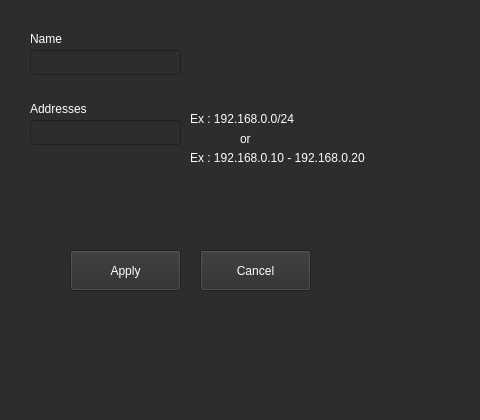
<?xml version="1.0" encoding="UTF-8"?>
<ui version="4.0">
 <class>PoolConfig</class>
 <widget class="QWidget" name="PoolConfig">
  <property name="geometry">
   <rect>
    <x>0</x>
    <y>0</y>
    <width>480</width>
    <height>420</height>
   </rect>
  </property>
  <property name="windowTitle">
   <string>Form</string>
  </property>
  <property name="styleSheet">
   <string notr="true">background-color: rgb(45, 45, 45);</string>
  </property>
  <widget class="QLabel" name="label">
   <property name="geometry">
    <rect>
     <x>30</x>
     <y>30</y>
     <width>61</width>
     <height>17</height>
    </rect>
   </property>
   <property name="palette">
    <palette>
     <active>
      <colorrole role="WindowText">
       <brush brushstyle="SolidPattern">
        <color alpha="255">
         <red>255</red>
         <green>255</green>
         <blue>255</blue>
        </color>
       </brush>
      </colorrole>
      <colorrole role="Button">
       <brush brushstyle="SolidPattern">
        <color alpha="255">
         <red>45</red>
         <green>45</green>
         <blue>45</blue>
        </color>
       </brush>
      </colorrole>
      <colorrole role="Text">
       <brush brushstyle="SolidPattern">
        <color alpha="255">
         <red>255</red>
         <green>255</green>
         <blue>255</blue>
        </color>
       </brush>
      </colorrole>
      <colorrole role="ButtonText">
       <brush brushstyle="SolidPattern">
        <color alpha="255">
         <red>255</red>
         <green>255</green>
         <blue>255</blue>
        </color>
       </brush>
      </colorrole>
      <colorrole role="Base">
       <brush brushstyle="SolidPattern">
        <color alpha="255">
         <red>45</red>
         <green>45</green>
         <blue>45</blue>
        </color>
       </brush>
      </colorrole>
      <colorrole role="Window">
       <brush brushstyle="SolidPattern">
        <color alpha="255">
         <red>45</red>
         <green>45</green>
         <blue>45</blue>
        </color>
       </brush>
      </colorrole>
     </active>
     <inactive>
      <colorrole role="WindowText">
       <brush brushstyle="SolidPattern">
        <color alpha="255">
         <red>255</red>
         <green>255</green>
         <blue>255</blue>
        </color>
       </brush>
      </colorrole>
      <colorrole role="Button">
       <brush brushstyle="SolidPattern">
        <color alpha="255">
         <red>45</red>
         <green>45</green>
         <blue>45</blue>
        </color>
       </brush>
      </colorrole>
      <colorrole role="Text">
       <brush brushstyle="SolidPattern">
        <color alpha="255">
         <red>255</red>
         <green>255</green>
         <blue>255</blue>
        </color>
       </brush>
      </colorrole>
      <colorrole role="ButtonText">
       <brush brushstyle="SolidPattern">
        <color alpha="255">
         <red>255</red>
         <green>255</green>
         <blue>255</blue>
        </color>
       </brush>
      </colorrole>
      <colorrole role="Base">
       <brush brushstyle="SolidPattern">
        <color alpha="255">
         <red>45</red>
         <green>45</green>
         <blue>45</blue>
        </color>
       </brush>
      </colorrole>
      <colorrole role="Window">
       <brush brushstyle="SolidPattern">
        <color alpha="255">
         <red>45</red>
         <green>45</green>
         <blue>45</blue>
        </color>
       </brush>
      </colorrole>
     </inactive>
     <disabled>
      <colorrole role="WindowText">
       <brush brushstyle="SolidPattern">
        <color alpha="255">
         <red>120</red>
         <green>120</green>
         <blue>120</blue>
        </color>
       </brush>
      </colorrole>
      <colorrole role="Button">
       <brush brushstyle="SolidPattern">
        <color alpha="255">
         <red>45</red>
         <green>45</green>
         <blue>45</blue>
        </color>
       </brush>
      </colorrole>
      <colorrole role="Text">
       <brush brushstyle="SolidPattern">
        <color alpha="255">
         <red>120</red>
         <green>120</green>
         <blue>120</blue>
        </color>
       </brush>
      </colorrole>
      <colorrole role="ButtonText">
       <brush brushstyle="SolidPattern">
        <color alpha="255">
         <red>120</red>
         <green>120</green>
         <blue>120</blue>
        </color>
       </brush>
      </colorrole>
      <colorrole role="Base">
       <brush brushstyle="SolidPattern">
        <color alpha="255">
         <red>45</red>
         <green>45</green>
         <blue>45</blue>
        </color>
       </brush>
      </colorrole>
      <colorrole role="Window">
       <brush brushstyle="SolidPattern">
        <color alpha="255">
         <red>45</red>
         <green>45</green>
         <blue>45</blue>
        </color>
       </brush>
      </colorrole>
     </disabled>
    </palette>
   </property>
   <property name="text">
    <string>Name</string>
   </property>
  </widget>
  <widget class="QLineEdit" name="line_name">
   <property name="enabled">
    <bool>true</bool>
   </property>
   <property name="geometry">
    <rect>
     <x>30</x>
     <y>50</y>
     <width>151</width>
     <height>25</height>
    </rect>
   </property>
   <property name="palette">
    <palette>
     <active>
      <colorrole role="WindowText">
       <brush brushstyle="SolidPattern">
        <color alpha="255">
         <red>255</red>
         <green>255</green>
         <blue>255</blue>
        </color>
       </brush>
      </colorrole>
      <colorrole role="Button">
       <brush brushstyle="SolidPattern">
        <color alpha="255">
         <red>45</red>
         <green>45</green>
         <blue>45</blue>
        </color>
       </brush>
      </colorrole>
      <colorrole role="Text">
       <brush brushstyle="SolidPattern">
        <color alpha="255">
         <red>255</red>
         <green>255</green>
         <blue>255</blue>
        </color>
       </brush>
      </colorrole>
      <colorrole role="ButtonText">
       <brush brushstyle="SolidPattern">
        <color alpha="255">
         <red>255</red>
         <green>255</green>
         <blue>255</blue>
        </color>
       </brush>
      </colorrole>
      <colorrole role="Base">
       <brush brushstyle="SolidPattern">
        <color alpha="255">
         <red>45</red>
         <green>45</green>
         <blue>45</blue>
        </color>
       </brush>
      </colorrole>
      <colorrole role="Window">
       <brush brushstyle="SolidPattern">
        <color alpha="255">
         <red>45</red>
         <green>45</green>
         <blue>45</blue>
        </color>
       </brush>
      </colorrole>
     </active>
     <inactive>
      <colorrole role="WindowText">
       <brush brushstyle="SolidPattern">
        <color alpha="255">
         <red>255</red>
         <green>255</green>
         <blue>255</blue>
        </color>
       </brush>
      </colorrole>
      <colorrole role="Button">
       <brush brushstyle="SolidPattern">
        <color alpha="255">
         <red>45</red>
         <green>45</green>
         <blue>45</blue>
        </color>
       </brush>
      </colorrole>
      <colorrole role="Text">
       <brush brushstyle="SolidPattern">
        <color alpha="255">
         <red>255</red>
         <green>255</green>
         <blue>255</blue>
        </color>
       </brush>
      </colorrole>
      <colorrole role="ButtonText">
       <brush brushstyle="SolidPattern">
        <color alpha="255">
         <red>255</red>
         <green>255</green>
         <blue>255</blue>
        </color>
       </brush>
      </colorrole>
      <colorrole role="Base">
       <brush brushstyle="SolidPattern">
        <color alpha="255">
         <red>45</red>
         <green>45</green>
         <blue>45</blue>
        </color>
       </brush>
      </colorrole>
      <colorrole role="Window">
       <brush brushstyle="SolidPattern">
        <color alpha="255">
         <red>45</red>
         <green>45</green>
         <blue>45</blue>
        </color>
       </brush>
      </colorrole>
     </inactive>
     <disabled>
      <colorrole role="WindowText">
       <brush brushstyle="SolidPattern">
        <color alpha="255">
         <red>120</red>
         <green>120</green>
         <blue>120</blue>
        </color>
       </brush>
      </colorrole>
      <colorrole role="Button">
       <brush brushstyle="SolidPattern">
        <color alpha="255">
         <red>45</red>
         <green>45</green>
         <blue>45</blue>
        </color>
       </brush>
      </colorrole>
      <colorrole role="Text">
       <brush brushstyle="SolidPattern">
        <color alpha="255">
         <red>120</red>
         <green>120</green>
         <blue>120</blue>
        </color>
       </brush>
      </colorrole>
      <colorrole role="ButtonText">
       <brush brushstyle="SolidPattern">
        <color alpha="255">
         <red>120</red>
         <green>120</green>
         <blue>120</blue>
        </color>
       </brush>
      </colorrole>
      <colorrole role="Base">
       <brush brushstyle="SolidPattern">
        <color alpha="255">
         <red>45</red>
         <green>45</green>
         <blue>45</blue>
        </color>
       </brush>
      </colorrole>
      <colorrole role="Window">
       <brush brushstyle="SolidPattern">
        <color alpha="255">
         <red>45</red>
         <green>45</green>
         <blue>45</blue>
        </color>
       </brush>
      </colorrole>
     </disabled>
    </palette>
   </property>
   <property name="mouseTracking">
    <bool>false</bool>
   </property>
   <property name="focusPolicy">
    <enum>Qt::ClickFocus</enum>
   </property>
  </widget>
  <widget class="QPushButton" name="btn_apply_pool">
   <property name="geometry">
    <rect>
     <x>70</x>
     <y>250</y>
     <width>111</width>
     <height>41</height>
    </rect>
   </property>
   <property name="palette">
    <palette>
     <active>
      <colorrole role="Button">
       <brush brushstyle="SolidPattern">
        <color alpha="255">
         <red>45</red>
         <green>45</green>
         <blue>45</blue>
        </color>
       </brush>
      </colorrole>
      <colorrole role="ButtonText">
       <brush brushstyle="SolidPattern">
        <color alpha="255">
         <red>255</red>
         <green>255</green>
         <blue>255</blue>
        </color>
       </brush>
      </colorrole>
      <colorrole role="Base">
       <brush brushstyle="SolidPattern">
        <color alpha="255">
         <red>45</red>
         <green>45</green>
         <blue>45</blue>
        </color>
       </brush>
      </colorrole>
      <colorrole role="Window">
       <brush brushstyle="SolidPattern">
        <color alpha="255">
         <red>45</red>
         <green>45</green>
         <blue>45</blue>
        </color>
       </brush>
      </colorrole>
     </active>
     <inactive>
      <colorrole role="Button">
       <brush brushstyle="SolidPattern">
        <color alpha="255">
         <red>45</red>
         <green>45</green>
         <blue>45</blue>
        </color>
       </brush>
      </colorrole>
      <colorrole role="ButtonText">
       <brush brushstyle="SolidPattern">
        <color alpha="255">
         <red>255</red>
         <green>255</green>
         <blue>255</blue>
        </color>
       </brush>
      </colorrole>
      <colorrole role="Base">
       <brush brushstyle="SolidPattern">
        <color alpha="255">
         <red>45</red>
         <green>45</green>
         <blue>45</blue>
        </color>
       </brush>
      </colorrole>
      <colorrole role="Window">
       <brush brushstyle="SolidPattern">
        <color alpha="255">
         <red>45</red>
         <green>45</green>
         <blue>45</blue>
        </color>
       </brush>
      </colorrole>
     </inactive>
     <disabled>
      <colorrole role="Button">
       <brush brushstyle="SolidPattern">
        <color alpha="255">
         <red>45</red>
         <green>45</green>
         <blue>45</blue>
        </color>
       </brush>
      </colorrole>
      <colorrole role="ButtonText">
       <brush brushstyle="SolidPattern">
        <color alpha="255">
         <red>120</red>
         <green>120</green>
         <blue>120</blue>
        </color>
       </brush>
      </colorrole>
      <colorrole role="Base">
       <brush brushstyle="SolidPattern">
        <color alpha="255">
         <red>45</red>
         <green>45</green>
         <blue>45</blue>
        </color>
       </brush>
      </colorrole>
      <colorrole role="Window">
       <brush brushstyle="SolidPattern">
        <color alpha="255">
         <red>45</red>
         <green>45</green>
         <blue>45</blue>
        </color>
       </brush>
      </colorrole>
     </disabled>
    </palette>
   </property>
   <property name="text">
    <string>Apply</string>
   </property>
  </widget>
  <widget class="QPushButton" name="btn_cancel_pool">
   <property name="geometry">
    <rect>
     <x>200</x>
     <y>250</y>
     <width>111</width>
     <height>41</height>
    </rect>
   </property>
   <property name="palette">
    <palette>
     <active>
      <colorrole role="Button">
       <brush brushstyle="SolidPattern">
        <color alpha="255">
         <red>45</red>
         <green>45</green>
         <blue>45</blue>
        </color>
       </brush>
      </colorrole>
      <colorrole role="ButtonText">
       <brush brushstyle="SolidPattern">
        <color alpha="255">
         <red>255</red>
         <green>255</green>
         <blue>255</blue>
        </color>
       </brush>
      </colorrole>
      <colorrole role="Base">
       <brush brushstyle="SolidPattern">
        <color alpha="255">
         <red>45</red>
         <green>45</green>
         <blue>45</blue>
        </color>
       </brush>
      </colorrole>
      <colorrole role="Window">
       <brush brushstyle="SolidPattern">
        <color alpha="255">
         <red>45</red>
         <green>45</green>
         <blue>45</blue>
        </color>
       </brush>
      </colorrole>
     </active>
     <inactive>
      <colorrole role="Button">
       <brush brushstyle="SolidPattern">
        <color alpha="255">
         <red>45</red>
         <green>45</green>
         <blue>45</blue>
        </color>
       </brush>
      </colorrole>
      <colorrole role="ButtonText">
       <brush brushstyle="SolidPattern">
        <color alpha="255">
         <red>255</red>
         <green>255</green>
         <blue>255</blue>
        </color>
       </brush>
      </colorrole>
      <colorrole role="Base">
       <brush brushstyle="SolidPattern">
        <color alpha="255">
         <red>45</red>
         <green>45</green>
         <blue>45</blue>
        </color>
       </brush>
      </colorrole>
      <colorrole role="Window">
       <brush brushstyle="SolidPattern">
        <color alpha="255">
         <red>45</red>
         <green>45</green>
         <blue>45</blue>
        </color>
       </brush>
      </colorrole>
     </inactive>
     <disabled>
      <colorrole role="Button">
       <brush brushstyle="SolidPattern">
        <color alpha="255">
         <red>45</red>
         <green>45</green>
         <blue>45</blue>
        </color>
       </brush>
      </colorrole>
      <colorrole role="ButtonText">
       <brush brushstyle="SolidPattern">
        <color alpha="255">
         <red>120</red>
         <green>120</green>
         <blue>120</blue>
        </color>
       </brush>
      </colorrole>
      <colorrole role="Base">
       <brush brushstyle="SolidPattern">
        <color alpha="255">
         <red>45</red>
         <green>45</green>
         <blue>45</blue>
        </color>
       </brush>
      </colorrole>
      <colorrole role="Window">
       <brush brushstyle="SolidPattern">
        <color alpha="255">
         <red>45</red>
         <green>45</green>
         <blue>45</blue>
        </color>
       </brush>
      </colorrole>
     </disabled>
    </palette>
   </property>
   <property name="text">
    <string>Cancel</string>
   </property>
  </widget>
  <widget class="QLabel" name="label_2">
   <property name="geometry">
    <rect>
     <x>30</x>
     <y>100</y>
     <width>61</width>
     <height>17</height>
    </rect>
   </property>
   <property name="palette">
    <palette>
     <active>
      <colorrole role="WindowText">
       <brush brushstyle="SolidPattern">
        <color alpha="255">
         <red>255</red>
         <green>255</green>
         <blue>255</blue>
        </color>
       </brush>
      </colorrole>
      <colorrole role="Button">
       <brush brushstyle="SolidPattern">
        <color alpha="255">
         <red>45</red>
         <green>45</green>
         <blue>45</blue>
        </color>
       </brush>
      </colorrole>
      <colorrole role="Text">
       <brush brushstyle="SolidPattern">
        <color alpha="255">
         <red>255</red>
         <green>255</green>
         <blue>255</blue>
        </color>
       </brush>
      </colorrole>
      <colorrole role="ButtonText">
       <brush brushstyle="SolidPattern">
        <color alpha="255">
         <red>255</red>
         <green>255</green>
         <blue>255</blue>
        </color>
       </brush>
      </colorrole>
      <colorrole role="Base">
       <brush brushstyle="SolidPattern">
        <color alpha="255">
         <red>45</red>
         <green>45</green>
         <blue>45</blue>
        </color>
       </brush>
      </colorrole>
      <colorrole role="Window">
       <brush brushstyle="SolidPattern">
        <color alpha="255">
         <red>45</red>
         <green>45</green>
         <blue>45</blue>
        </color>
       </brush>
      </colorrole>
     </active>
     <inactive>
      <colorrole role="WindowText">
       <brush brushstyle="SolidPattern">
        <color alpha="255">
         <red>255</red>
         <green>255</green>
         <blue>255</blue>
        </color>
       </brush>
      </colorrole>
      <colorrole role="Button">
       <brush brushstyle="SolidPattern">
        <color alpha="255">
         <red>45</red>
         <green>45</green>
         <blue>45</blue>
        </color>
       </brush>
      </colorrole>
      <colorrole role="Text">
       <brush brushstyle="SolidPattern">
        <color alpha="255">
         <red>255</red>
         <green>255</green>
         <blue>255</blue>
        </color>
       </brush>
      </colorrole>
      <colorrole role="ButtonText">
       <brush brushstyle="SolidPattern">
        <color alpha="255">
         <red>255</red>
         <green>255</green>
         <blue>255</blue>
        </color>
       </brush>
      </colorrole>
      <colorrole role="Base">
       <brush brushstyle="SolidPattern">
        <color alpha="255">
         <red>45</red>
         <green>45</green>
         <blue>45</blue>
        </color>
       </brush>
      </colorrole>
      <colorrole role="Window">
       <brush brushstyle="SolidPattern">
        <color alpha="255">
         <red>45</red>
         <green>45</green>
         <blue>45</blue>
        </color>
       </brush>
      </colorrole>
     </inactive>
     <disabled>
      <colorrole role="WindowText">
       <brush brushstyle="SolidPattern">
        <color alpha="255">
         <red>120</red>
         <green>120</green>
         <blue>120</blue>
        </color>
       </brush>
      </colorrole>
      <colorrole role="Button">
       <brush brushstyle="SolidPattern">
        <color alpha="255">
         <red>45</red>
         <green>45</green>
         <blue>45</blue>
        </color>
       </brush>
      </colorrole>
      <colorrole role="Text">
       <brush brushstyle="SolidPattern">
        <color alpha="255">
         <red>120</red>
         <green>120</green>
         <blue>120</blue>
        </color>
       </brush>
      </colorrole>
      <colorrole role="ButtonText">
       <brush brushstyle="SolidPattern">
        <color alpha="255">
         <red>120</red>
         <green>120</green>
         <blue>120</blue>
        </color>
       </brush>
      </colorrole>
      <colorrole role="Base">
       <brush brushstyle="SolidPattern">
        <color alpha="255">
         <red>45</red>
         <green>45</green>
         <blue>45</blue>
        </color>
       </brush>
      </colorrole>
      <colorrole role="Window">
       <brush brushstyle="SolidPattern">
        <color alpha="255">
         <red>45</red>
         <green>45</green>
         <blue>45</blue>
        </color>
       </brush>
      </colorrole>
     </disabled>
    </palette>
   </property>
   <property name="text">
    <string>Addresses</string>
   </property>
  </widget>
  <widget class="QLineEdit" name="line_addresses">
   <property name="enabled">
    <bool>true</bool>
   </property>
   <property name="geometry">
    <rect>
     <x>30</x>
     <y>120</y>
     <width>151</width>
     <height>25</height>
    </rect>
   </property>
   <property name="palette">
    <palette>
     <active>
      <colorrole role="WindowText">
       <brush brushstyle="SolidPattern">
        <color alpha="255">
         <red>255</red>
         <green>255</green>
         <blue>255</blue>
        </color>
       </brush>
      </colorrole>
      <colorrole role="Button">
       <brush brushstyle="SolidPattern">
        <color alpha="255">
         <red>45</red>
         <green>45</green>
         <blue>45</blue>
        </color>
       </brush>
      </colorrole>
      <colorrole role="Text">
       <brush brushstyle="SolidPattern">
        <color alpha="255">
         <red>255</red>
         <green>255</green>
         <blue>255</blue>
        </color>
       </brush>
      </colorrole>
      <colorrole role="ButtonText">
       <brush brushstyle="SolidPattern">
        <color alpha="255">
         <red>255</red>
         <green>255</green>
         <blue>255</blue>
        </color>
       </brush>
      </colorrole>
      <colorrole role="Base">
       <brush brushstyle="SolidPattern">
        <color alpha="255">
         <red>45</red>
         <green>45</green>
         <blue>45</blue>
        </color>
       </brush>
      </colorrole>
      <colorrole role="Window">
       <brush brushstyle="SolidPattern">
        <color alpha="255">
         <red>45</red>
         <green>45</green>
         <blue>45</blue>
        </color>
       </brush>
      </colorrole>
     </active>
     <inactive>
      <colorrole role="WindowText">
       <brush brushstyle="SolidPattern">
        <color alpha="255">
         <red>255</red>
         <green>255</green>
         <blue>255</blue>
        </color>
       </brush>
      </colorrole>
      <colorrole role="Button">
       <brush brushstyle="SolidPattern">
        <color alpha="255">
         <red>45</red>
         <green>45</green>
         <blue>45</blue>
        </color>
       </brush>
      </colorrole>
      <colorrole role="Text">
       <brush brushstyle="SolidPattern">
        <color alpha="255">
         <red>255</red>
         <green>255</green>
         <blue>255</blue>
        </color>
       </brush>
      </colorrole>
      <colorrole role="ButtonText">
       <brush brushstyle="SolidPattern">
        <color alpha="255">
         <red>255</red>
         <green>255</green>
         <blue>255</blue>
        </color>
       </brush>
      </colorrole>
      <colorrole role="Base">
       <brush brushstyle="SolidPattern">
        <color alpha="255">
         <red>45</red>
         <green>45</green>
         <blue>45</blue>
        </color>
       </brush>
      </colorrole>
      <colorrole role="Window">
       <brush brushstyle="SolidPattern">
        <color alpha="255">
         <red>45</red>
         <green>45</green>
         <blue>45</blue>
        </color>
       </brush>
      </colorrole>
     </inactive>
     <disabled>
      <colorrole role="WindowText">
       <brush brushstyle="SolidPattern">
        <color alpha="255">
         <red>120</red>
         <green>120</green>
         <blue>120</blue>
        </color>
       </brush>
      </colorrole>
      <colorrole role="Button">
       <brush brushstyle="SolidPattern">
        <color alpha="255">
         <red>45</red>
         <green>45</green>
         <blue>45</blue>
        </color>
       </brush>
      </colorrole>
      <colorrole role="Text">
       <brush brushstyle="SolidPattern">
        <color alpha="255">
         <red>120</red>
         <green>120</green>
         <blue>120</blue>
        </color>
       </brush>
      </colorrole>
      <colorrole role="ButtonText">
       <brush brushstyle="SolidPattern">
        <color alpha="255">
         <red>120</red>
         <green>120</green>
         <blue>120</blue>
        </color>
       </brush>
      </colorrole>
      <colorrole role="Base">
       <brush brushstyle="SolidPattern">
        <color alpha="255">
         <red>45</red>
         <green>45</green>
         <blue>45</blue>
        </color>
       </brush>
      </colorrole>
      <colorrole role="Window">
       <brush brushstyle="SolidPattern">
        <color alpha="255">
         <red>45</red>
         <green>45</green>
         <blue>45</blue>
        </color>
       </brush>
      </colorrole>
     </disabled>
    </palette>
   </property>
   <property name="mouseTracking">
    <bool>false</bool>
   </property>
   <property name="focusPolicy">
    <enum>Qt::ClickFocus</enum>
   </property>
  </widget>
  <widget class="QLabel" name="label_3">
   <property name="geometry">
    <rect>
     <x>190</x>
     <y>110</y>
     <width>121</width>
     <height>17</height>
    </rect>
   </property>
   <property name="palette">
    <palette>
     <active>
      <colorrole role="WindowText">
       <brush brushstyle="SolidPattern">
        <color alpha="255">
         <red>255</red>
         <green>255</green>
         <blue>255</blue>
        </color>
       </brush>
      </colorrole>
      <colorrole role="Button">
       <brush brushstyle="SolidPattern">
        <color alpha="255">
         <red>45</red>
         <green>45</green>
         <blue>45</blue>
        </color>
       </brush>
      </colorrole>
      <colorrole role="Text">
       <brush brushstyle="SolidPattern">
        <color alpha="255">
         <red>255</red>
         <green>255</green>
         <blue>255</blue>
        </color>
       </brush>
      </colorrole>
      <colorrole role="ButtonText">
       <brush brushstyle="SolidPattern">
        <color alpha="255">
         <red>255</red>
         <green>255</green>
         <blue>255</blue>
        </color>
       </brush>
      </colorrole>
      <colorrole role="Base">
       <brush brushstyle="SolidPattern">
        <color alpha="255">
         <red>45</red>
         <green>45</green>
         <blue>45</blue>
        </color>
       </brush>
      </colorrole>
      <colorrole role="Window">
       <brush brushstyle="SolidPattern">
        <color alpha="255">
         <red>45</red>
         <green>45</green>
         <blue>45</blue>
        </color>
       </brush>
      </colorrole>
     </active>
     <inactive>
      <colorrole role="WindowText">
       <brush brushstyle="SolidPattern">
        <color alpha="255">
         <red>255</red>
         <green>255</green>
         <blue>255</blue>
        </color>
       </brush>
      </colorrole>
      <colorrole role="Button">
       <brush brushstyle="SolidPattern">
        <color alpha="255">
         <red>45</red>
         <green>45</green>
         <blue>45</blue>
        </color>
       </brush>
      </colorrole>
      <colorrole role="Text">
       <brush brushstyle="SolidPattern">
        <color alpha="255">
         <red>255</red>
         <green>255</green>
         <blue>255</blue>
        </color>
       </brush>
      </colorrole>
      <colorrole role="ButtonText">
       <brush brushstyle="SolidPattern">
        <color alpha="255">
         <red>255</red>
         <green>255</green>
         <blue>255</blue>
        </color>
       </brush>
      </colorrole>
      <colorrole role="Base">
       <brush brushstyle="SolidPattern">
        <color alpha="255">
         <red>45</red>
         <green>45</green>
         <blue>45</blue>
        </color>
       </brush>
      </colorrole>
      <colorrole role="Window">
       <brush brushstyle="SolidPattern">
        <color alpha="255">
         <red>45</red>
         <green>45</green>
         <blue>45</blue>
        </color>
       </brush>
      </colorrole>
     </inactive>
     <disabled>
      <colorrole role="WindowText">
       <brush brushstyle="SolidPattern">
        <color alpha="255">
         <red>120</red>
         <green>120</green>
         <blue>120</blue>
        </color>
       </brush>
      </colorrole>
      <colorrole role="Button">
       <brush brushstyle="SolidPattern">
        <color alpha="255">
         <red>45</red>
         <green>45</green>
         <blue>45</blue>
        </color>
       </brush>
      </colorrole>
      <colorrole role="Text">
       <brush brushstyle="SolidPattern">
        <color alpha="255">
         <red>120</red>
         <green>120</green>
         <blue>120</blue>
        </color>
       </brush>
      </colorrole>
      <colorrole role="ButtonText">
       <brush brushstyle="SolidPattern">
        <color alpha="255">
         <red>120</red>
         <green>120</green>
         <blue>120</blue>
        </color>
       </brush>
      </colorrole>
      <colorrole role="Base">
       <brush brushstyle="SolidPattern">
        <color alpha="255">
         <red>45</red>
         <green>45</green>
         <blue>45</blue>
        </color>
       </brush>
      </colorrole>
      <colorrole role="Window">
       <brush brushstyle="SolidPattern">
        <color alpha="255">
         <red>45</red>
         <green>45</green>
         <blue>45</blue>
        </color>
       </brush>
      </colorrole>
     </disabled>
    </palette>
   </property>
   <property name="text">
    <string>Ex : 192.168.0.0/24</string>
   </property>
  </widget>
  <widget class="QLabel" name="label_4">
   <property name="geometry">
    <rect>
     <x>190</x>
     <y>150</y>
     <width>191</width>
     <height>16</height>
    </rect>
   </property>
   <property name="palette">
    <palette>
     <active>
      <colorrole role="WindowText">
       <brush brushstyle="SolidPattern">
        <color alpha="255">
         <red>255</red>
         <green>255</green>
         <blue>255</blue>
        </color>
       </brush>
      </colorrole>
      <colorrole role="Button">
       <brush brushstyle="SolidPattern">
        <color alpha="255">
         <red>45</red>
         <green>45</green>
         <blue>45</blue>
        </color>
       </brush>
      </colorrole>
      <colorrole role="Text">
       <brush brushstyle="SolidPattern">
        <color alpha="255">
         <red>255</red>
         <green>255</green>
         <blue>255</blue>
        </color>
       </brush>
      </colorrole>
      <colorrole role="ButtonText">
       <brush brushstyle="SolidPattern">
        <color alpha="255">
         <red>255</red>
         <green>255</green>
         <blue>255</blue>
        </color>
       </brush>
      </colorrole>
      <colorrole role="Base">
       <brush brushstyle="SolidPattern">
        <color alpha="255">
         <red>45</red>
         <green>45</green>
         <blue>45</blue>
        </color>
       </brush>
      </colorrole>
      <colorrole role="Window">
       <brush brushstyle="SolidPattern">
        <color alpha="255">
         <red>45</red>
         <green>45</green>
         <blue>45</blue>
        </color>
       </brush>
      </colorrole>
     </active>
     <inactive>
      <colorrole role="WindowText">
       <brush brushstyle="SolidPattern">
        <color alpha="255">
         <red>255</red>
         <green>255</green>
         <blue>255</blue>
        </color>
       </brush>
      </colorrole>
      <colorrole role="Button">
       <brush brushstyle="SolidPattern">
        <color alpha="255">
         <red>45</red>
         <green>45</green>
         <blue>45</blue>
        </color>
       </brush>
      </colorrole>
      <colorrole role="Text">
       <brush brushstyle="SolidPattern">
        <color alpha="255">
         <red>255</red>
         <green>255</green>
         <blue>255</blue>
        </color>
       </brush>
      </colorrole>
      <colorrole role="ButtonText">
       <brush brushstyle="SolidPattern">
        <color alpha="255">
         <red>255</red>
         <green>255</green>
         <blue>255</blue>
        </color>
       </brush>
      </colorrole>
      <colorrole role="Base">
       <brush brushstyle="SolidPattern">
        <color alpha="255">
         <red>45</red>
         <green>45</green>
         <blue>45</blue>
        </color>
       </brush>
      </colorrole>
      <colorrole role="Window">
       <brush brushstyle="SolidPattern">
        <color alpha="255">
         <red>45</red>
         <green>45</green>
         <blue>45</blue>
        </color>
       </brush>
      </colorrole>
     </inactive>
     <disabled>
      <colorrole role="WindowText">
       <brush brushstyle="SolidPattern">
        <color alpha="255">
         <red>120</red>
         <green>120</green>
         <blue>120</blue>
        </color>
       </brush>
      </colorrole>
      <colorrole role="Button">
       <brush brushstyle="SolidPattern">
        <color alpha="255">
         <red>45</red>
         <green>45</green>
         <blue>45</blue>
        </color>
       </brush>
      </colorrole>
      <colorrole role="Text">
       <brush brushstyle="SolidPattern">
        <color alpha="255">
         <red>120</red>
         <green>120</green>
         <blue>120</blue>
        </color>
       </brush>
      </colorrole>
      <colorrole role="ButtonText">
       <brush brushstyle="SolidPattern">
        <color alpha="255">
         <red>120</red>
         <green>120</green>
         <blue>120</blue>
        </color>
       </brush>
      </colorrole>
      <colorrole role="Base">
       <brush brushstyle="SolidPattern">
        <color alpha="255">
         <red>45</red>
         <green>45</green>
         <blue>45</blue>
        </color>
       </brush>
      </colorrole>
      <colorrole role="Window">
       <brush brushstyle="SolidPattern">
        <color alpha="255">
         <red>45</red>
         <green>45</green>
         <blue>45</blue>
        </color>
       </brush>
      </colorrole>
     </disabled>
    </palette>
   </property>
   <property name="text">
    <string>Ex : 192.168.0.10 - 192.168.0.20</string>
   </property>
  </widget>
  <widget class="QLabel" name="label_5">
   <property name="geometry">
    <rect>
     <x>240</x>
     <y>130</y>
     <width>16</width>
     <height>17</height>
    </rect>
   </property>
   <property name="palette">
    <palette>
     <active>
      <colorrole role="WindowText">
       <brush brushstyle="SolidPattern">
        <color alpha="255">
         <red>255</red>
         <green>255</green>
         <blue>255</blue>
        </color>
       </brush>
      </colorrole>
      <colorrole role="Button">
       <brush brushstyle="SolidPattern">
        <color alpha="255">
         <red>45</red>
         <green>45</green>
         <blue>45</blue>
        </color>
       </brush>
      </colorrole>
      <colorrole role="Text">
       <brush brushstyle="SolidPattern">
        <color alpha="255">
         <red>255</red>
         <green>255</green>
         <blue>255</blue>
        </color>
       </brush>
      </colorrole>
      <colorrole role="ButtonText">
       <brush brushstyle="SolidPattern">
        <color alpha="255">
         <red>255</red>
         <green>255</green>
         <blue>255</blue>
        </color>
       </brush>
      </colorrole>
      <colorrole role="Base">
       <brush brushstyle="SolidPattern">
        <color alpha="255">
         <red>45</red>
         <green>45</green>
         <blue>45</blue>
        </color>
       </brush>
      </colorrole>
      <colorrole role="Window">
       <brush brushstyle="SolidPattern">
        <color alpha="255">
         <red>45</red>
         <green>45</green>
         <blue>45</blue>
        </color>
       </brush>
      </colorrole>
     </active>
     <inactive>
      <colorrole role="WindowText">
       <brush brushstyle="SolidPattern">
        <color alpha="255">
         <red>255</red>
         <green>255</green>
         <blue>255</blue>
        </color>
       </brush>
      </colorrole>
      <colorrole role="Button">
       <brush brushstyle="SolidPattern">
        <color alpha="255">
         <red>45</red>
         <green>45</green>
         <blue>45</blue>
        </color>
       </brush>
      </colorrole>
      <colorrole role="Text">
       <brush brushstyle="SolidPattern">
        <color alpha="255">
         <red>255</red>
         <green>255</green>
         <blue>255</blue>
        </color>
       </brush>
      </colorrole>
      <colorrole role="ButtonText">
       <brush brushstyle="SolidPattern">
        <color alpha="255">
         <red>255</red>
         <green>255</green>
         <blue>255</blue>
        </color>
       </brush>
      </colorrole>
      <colorrole role="Base">
       <brush brushstyle="SolidPattern">
        <color alpha="255">
         <red>45</red>
         <green>45</green>
         <blue>45</blue>
        </color>
       </brush>
      </colorrole>
      <colorrole role="Window">
       <brush brushstyle="SolidPattern">
        <color alpha="255">
         <red>45</red>
         <green>45</green>
         <blue>45</blue>
        </color>
       </brush>
      </colorrole>
     </inactive>
     <disabled>
      <colorrole role="WindowText">
       <brush brushstyle="SolidPattern">
        <color alpha="255">
         <red>120</red>
         <green>120</green>
         <blue>120</blue>
        </color>
       </brush>
      </colorrole>
      <colorrole role="Button">
       <brush brushstyle="SolidPattern">
        <color alpha="255">
         <red>45</red>
         <green>45</green>
         <blue>45</blue>
        </color>
       </brush>
      </colorrole>
      <colorrole role="Text">
       <brush brushstyle="SolidPattern">
        <color alpha="255">
         <red>120</red>
         <green>120</green>
         <blue>120</blue>
        </color>
       </brush>
      </colorrole>
      <colorrole role="ButtonText">
       <brush brushstyle="SolidPattern">
        <color alpha="255">
         <red>120</red>
         <green>120</green>
         <blue>120</blue>
        </color>
       </brush>
      </colorrole>
      <colorrole role="Base">
       <brush brushstyle="SolidPattern">
        <color alpha="255">
         <red>45</red>
         <green>45</green>
         <blue>45</blue>
        </color>
       </brush>
      </colorrole>
      <colorrole role="Window">
       <brush brushstyle="SolidPattern">
        <color alpha="255">
         <red>45</red>
         <green>45</green>
         <blue>45</blue>
        </color>
       </brush>
      </colorrole>
     </disabled>
    </palette>
   </property>
   <property name="text">
    <string>or</string>
   </property>
  </widget>
 </widget>
 <resources/>
 <connections/>
</ui>
